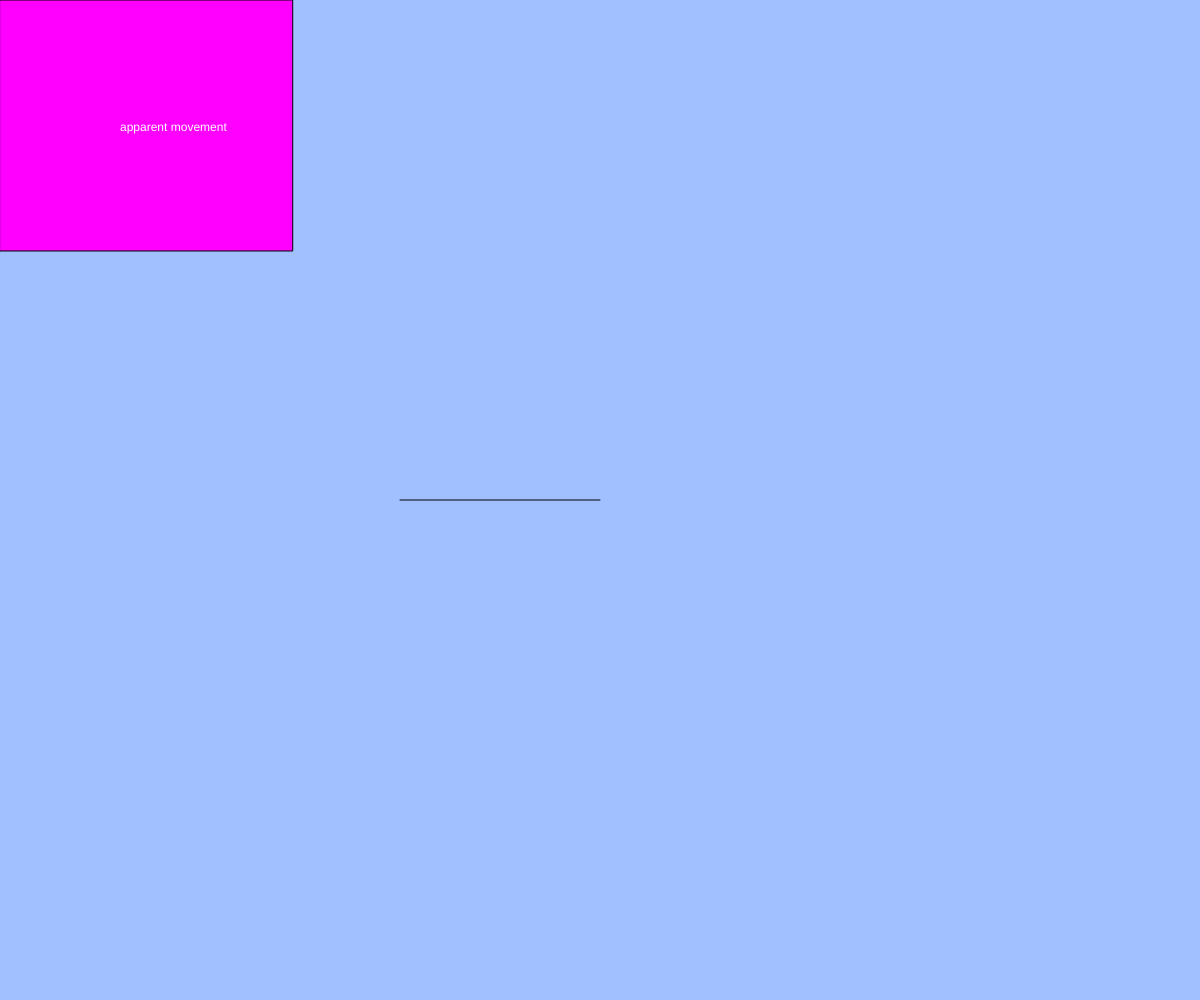
Frame 1 (no input)
Frame 60 (no input): identical to frame 1, image omitted
Frame 120 (the mouse pressed at the canvas centre since frame 60): identical to frame 1, image omitted

The p5.js sketch that drew this single still picture (run headless with seeded random() and noise() and a simulated clock; from frame 60 on, the mouse is pressed at the canvas centre):

// p5.js sketch
// ── sketch.js
// 最終課題を制作しよう
let x,y,r;
let animate;

function setup(){
  createCanvas(windowWidth, windowHeight);
  animate=true;

}



  function draw(){
    background(160, 192, 255);
    balloon("apparent movement",255,255,255,255,0,255,60);

  function balloon(z,a,b,c,i,u,o){




    let w= textWidth();
    let h= textAscent();
    textDescent();
    let p=0.1*width;
  fill(i,u,o);
    rect(0,0,w+p*2,h+p*2);
    fill(a,b,c);
    text(z,p,h+p);
    }

    y =0.5*height;
    x =0.5*width;
    r=200;
    let t = millis() % 2000;


      if(t>1000&&animate){
        line(x,y,x,y-r);

      }
        else{
          line(x,y,x-r,y);
      }



    }



    function windowResized(){
      resizeCanvas(windowWidth, windowHeight);
    }

    function mouseClicked(){
      animate=!animate
    }
